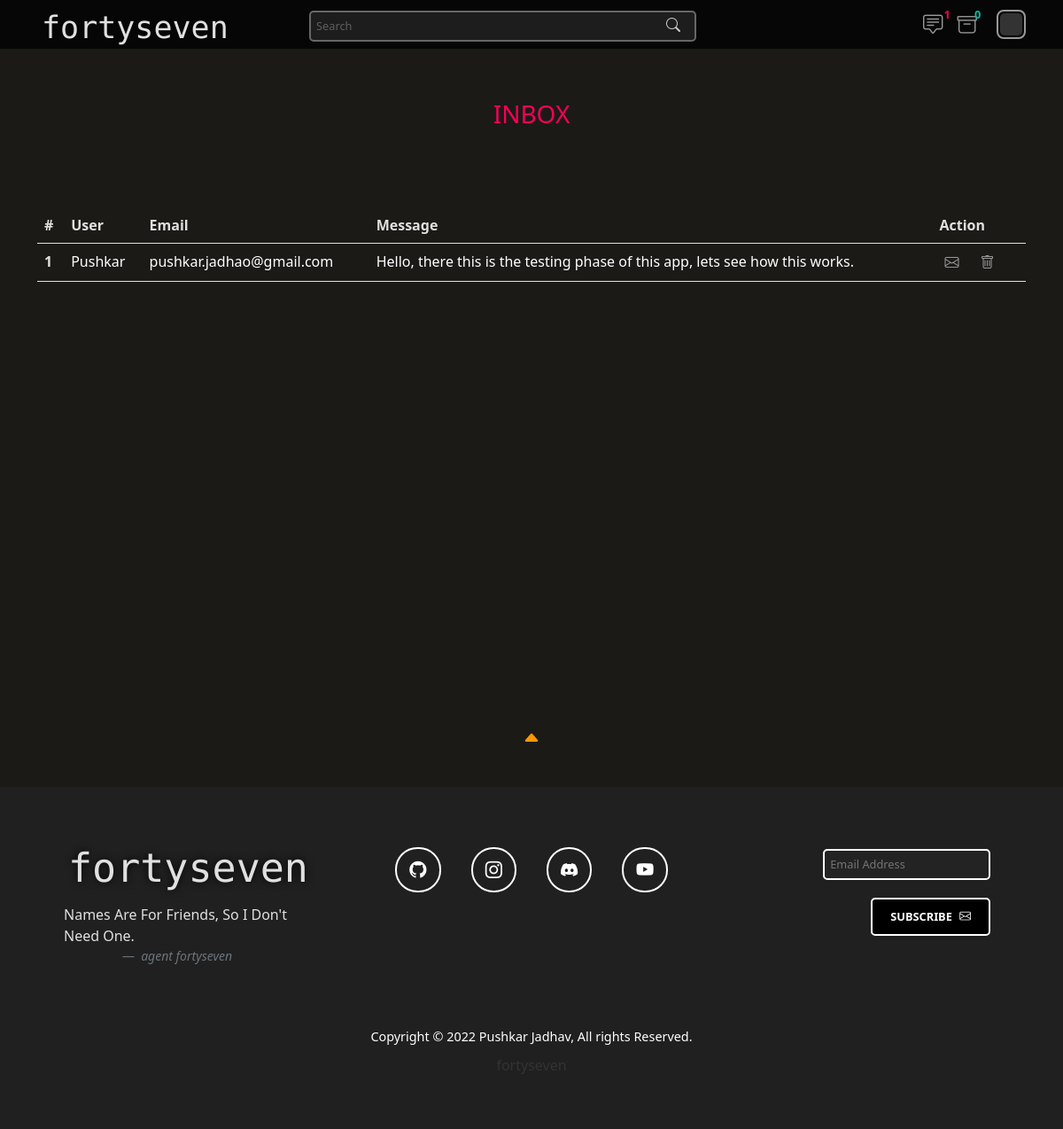
Screenshot of /adminView/adminMessages/ (signed in) with the database file from the repository.
### blogs/models.py (models this page shows, shortened)
class Profile(models.Model):
    user = models.OneToOneField(User, null=True, on_delete=models.CASCADE)
    bio = models.TextField()
    profilePicture = models.ImageField(null=True, blank=True,  upload_to='img/blog-assests/profile-pictures/')
    website_url = models.CharField(max_length=255, null=True, blank=True)
    github_url = models.CharField(max_length=255, null=True, blank=True)
    facebook_url = models.CharField(max_length=255, null=True, blank=True)
    instagram_url = models.CharField(max_length=255, null=True, blank=True)
    twitter_url = models.CharField(max_length=255, null=True, blank=True)

class Contact(models.Model):
    name = models.CharField(max_length=30)
    email = models.EmailField()
    desc = models.TextField()
    is_viewed = models.BooleanField(default=False)

### blogs/views_admin.py (the view)
def admin_messages(request):
    context = {}
    if request.user.is_superuser:
        context['pendingReviewCount'] = Blog.objects.filter(is_approved = False).count()
        context['pendingMessageCount'] = Contact.objects.filter(is_viewed = False).count()
        allMessages = Contact.objects.all()
        context['allMessages'] = allMessages
        page = request.GET.get('page', 1)
        paginator = Paginator(allMessages, 15)
        try:
            pendingMessageList = paginator.page(page)
        except PageNotAnInteger:
            pendingMessageList = paginator.page(1)
        except EmptyPage:
            pendingMessageList = paginator.page(paginator.num_pages)
        context['messageList'] = pendingMessageList
        return render(request, 'admin-messages.html', context)
    else:
        return redirect('/')

### template/admin-messages.html (shortened to what this page needs)
{% extends 'base.html' %}
{% load static %}
{% block start %}
<div class="container">
  <div class="row userList adminRowHead">
    <h3>INBOX</h3>
    <div class="col-lg-12 userCol" id="usersTable">
      <table class="table table-hover userAccountTable">
        <thead>
          <tr>
            <th scope="col">#</th>
            <th scope="col">User</th>
            <th scope="col">Email</th>
            <th scope="col">Message</th>
            <th scope="col">Action</th>
          </tr>
        </thead>
        <tbody>
          {% for message in messageList reversed %}
          <tr class="table-row">
            <th scope="row">{{forloop.revcounter}}</th>
            <td>{{message.name}}</td>
            <td>{{message.email}}</td>
            <td>{{message.desc}}</td>
            {% if message.is_viewed %}
            <td><label><button id="markMsg-{{message.pk}}" onclick="markMsg(this.id)"><i class="bi bi-envelope-open"></i></button></label>
            <label><button id="deleteMsg-{{message.pk}}" onclick="deleteMsg(this.id)"><i class="bi bi-trash"></button></label></td>
            {% else %}
            <td><label><button id="markMsg-{{message.pk}}" onclick="markMsg(this.id)"><i class="bi bi-envelope"></i></button></label></label>
                <label><button id="deleteMsg-{{message.pk}}" onclick="deleteMsg(this.id)"><i class="bi bi-trash"></button></label></td>
            {% endif %}
          </tr>
          {% endfor %}
        </tbody>
      </table>
    </div>
  </div>
</div>
{% endblock %}

### template/base.html (shortened to what this page needs)
<!doctype html>
<html lang="en">
<head>
  {% load static %}
  <link rel="stylesheet" type="text/css" href="{% static 'styles/blog-styles.css' %}">
  <link href="https://cdn.jsdelivr.net/npm/bootstrap@5.0.2/dist/css/bootstrap.min.css" rel="stylesheet"
>
  <link rel="stylesheet" href="https://cdn.jsdelivr.net/npm/bootstrap-icons@1.8.1/font/bootstrap-icons.css">
  <link rel="stylesheet" href="https://cdn.jsdelivr.net/gh/devicons/devicon@v2.14.0/devicon.min.css">
</head>
<body>
  <div id="navbar">
    <div class="container">
      <div class="row">
        <div class="col-lg-2 col-md-2 brand">
          <div class="heading-text">
            <a href="/">
              <h1>fortyseven</h1>
            </a>
          </div>
        </div>
        <div class="col-lg-6 col-md-6 col-12 searchBar">
          <form action="{% url 'blogs:search-page' %}" id="search-bar" method="GET">
            <input id="serchField" name="search" type="text" placeholder="Search">
            <button type="submit"><i class="bi bi-search"></i></button>
          </form>
        </div>
        <div class="col-lg-4 col-sm-4 nav-contents">
          {% if request.user.is_staff and request.user.is_superuser %}
          <a href="{% url 'blogs:admin-messages' %}"><i class="bi bi-chat-square-text"></i></a>
          {% if pendingMessageCount > 0 %}
          <span class="pending">{{pendingMessageCount}}</span>
          {% else %}
          <span class="noPending">{{pendingMessageCount}}</span>
          {% endif %}
          <a href="{% url 'blogs:review-blog' %}"><i class="bi bi-archive"></i></a>
          {% if pendingReviewCount > 0 %}
          <span class="pending">{{pendingReviewCount}}</span>
          {% else %}
          <span class="noPending">{{pendingReviewCount}}</span>
          {% endif %}
          {% endif %}
          {% if request.user.is_authenticated %}
          <div class="dropdown">
            <button class="btn btn-secondary" type="button" id="dropdownMenuButton2" data-bs-toggle="dropdown"
              aria-expanded="false">
              {% if request.user.profile.profilePicture %}
              <div class="profileImg" style="background-image: url('{{request.user.profile.profilePicture.url}}');">
                {% else %}
                <div class="profileImg">
                  {% endif %}
                </div>
            </button>
          </div>
          {% else %}
          <!-- <a class="btnLoginLogout" href="{% url 'blogs:login' %}">LOGIN/REGISTER <i
              class="bi bi-box-arrow-in-right"></i></a> -->
          <a href="{% url 'blogs:login' %}" class="logInIcon"><i class="bi bi-box-arrow-in-right"></i></a>
          {% endif %}
        </div>
      </div>
    </div>
  </div>
  {% block start %}
  {% endblock %}
  <div class="container">
    <div class="row">
      <div class="bouncer">
        <a class="btn-bounce bounce" href="#navigate-top"><i class="bi bi-caret-up-fill"></i></a>
      </div>
    </div>
  </div>
  <footer class="">
    <div class="container-fluid footer-container">
      <div class="row icons-row">
        <div class="col-lg-4">
          <div class="footer-heading-text">
            <a href="/">
              <h1>fortyseven</h1>
            </a>
            <figure>
              <blockquote class="blockquote">
                <p>Names Are For Friends, So I Don't Need One.</p>
              </blockquote>
              <figcaption class="blockquote-footer text-center">
                <cite title="Source Title">agent fortyseven</cite>
              </figcaption>
            </figure>
          </div>
        </div>
        <section class="col-lg-4 mb-12 icon-sec">
          <a class="btn-footer" href="#!" role="button"><i class="bi bi-github"></i></a>
          <a class="btn-footer" href="#!" role="button"><i class="bi bi-instagram"></i></a>
          <a class="btn-footer" href="#!" role="button"><i class="bi bi-discord"></i></a>
          <a class="btn-footer" href="#!" role="button"><i class="bi bi-youtube"></i></a>
        </section>
        <div class="col-lg-4 mb-12">
          <div class="subscribe btn-submit" id="subscribeBtn">
            <input type="text" name="emailAddress" id="emailAddress" placeholder="Email Address">
            <button onclick="subscribe()">SUBSCRIBE <i class="bi bi-envelope"></i></button>
          </div>
        </div>
      </div>
      <div class="row copyright">
        <p>Copyright ©
          <script>document.write(new Date().getFullYear());</script> Pushkar Jadhav, All rights Reserved.
        </p>
      </div>
      <div class="row">
        <div class="footer-text">
          <a href="{% url 'portfolio:portfolio' %}">fortyseven</a><br>
        </div>
      </div>
    </div>
  </footer>
</body>
</html>

### static/styles/blog-styles.css (style rules this page uses)
body, html { background-color: #1B1A17 !important; font-family: 'Roboto', sans-serif; }
html { scroll-behavior: smooth !important; }
#navbar { background-color: rgba(6, 6, 6, 0.950); position: fixed; z-index: 1000; width: 100%; height: 55px; transition: top 0.3s ease; }
.searchBar { text-align: right; opacity: 0.8; }
.searchBar button { background: none; border: none; margin-left: -3em; color: white; padding: 4px 10px 5px 10px; transition: all 0.3s ease-in-out; }
.searchBar input { margin-top: 12px; }
.nav-contents { position: relative; text-align: end; padding: 3px; }
.nav-contents .dropdown { display: flex; float: right; margin-left: 10px; margin-top: 8px; }
.nav-contents a { text-decoration: none; color: #999999; font-size: 1.4em; transition: all 0.2s ease-in-out; font-weight: 500; padding-top: 8px; margin-right: 12px; display: inline-flex; }
.nav-contents span { position: absolute; padding: 0px 3px 0px 3px; margin-left: -18px; top: 10%; font-size: 0.8em; font-weight: 800; }
.nav-contents .pending { color: #F50057; }
.nav-contents .noPending { color: #00BFA6; }
.nav-contents .dropdown button { background: none; border: 2px solid #999999; border-radius: 8px; padding: 2px; }
.nav-contents .profileImg { border-radius: 5px; height: 25px; width: 25px; background-color: #333; background-size: 100%; background-position: center center; background-repeat: no-repeat; }
.heading-text { text-align: left; padding: 5px; margin-top: 5px; }
.heading-text a { text-decoration: none; }
.heading-text h1 { color: #e0e0e0; font-family: 'Libre Barcode 39 Text'; font-size: 35px; }
.btn-submit { padding: 10px; }
.btn-submit button { background-color: #000; text-decoration: none; font-size: 0.8em; border: 2px solid white; border-radius: 5px; color: white; font-weight: 600; padding: 10px 20px 10px; transition: all 0.3s ease-in-out; }
.btn-submit i { margin-left: 5px; }
.bouncer { text-align: center; z-index: 3; }
.btn-bounce { color: #FF9704; font-size: 20px; margin: 40px; display: inline-block; transition: all ease-in 0.3s; -webkit-transition: all ease-in 0.3s; -moz-transition: all ease-in 0.3s; }
.bounce { -webkit-border-radius: 50%; -moz-border-radius: 50%; -ms-border-radius: 50%; border-radius: 50%; animation: bounce 2s infinite; -webkit-animation: bounce 2s infinite; -moz-animation: bounce 2s infinite; -o-animation: bounce 2s infinite; }
.userCol { min-height: 78vh; }
.adminRowHead h3 { text-align: center; position: relative; margin-top: 4em; color: #F50057; }
.userAccountTable { margin-top: 5em; }
.userAccountTable th { color: #e0e0e0 !important; }
.table-row button { background: none; border: none; color: #999999; transition: all 0.3s ease-in-out; }
.table-row label { margin-right: 8px; transition: all 0.3s ease-in-out; }
input { width: 80%; font-size: 0.8em !important; padding: 6px; border: 2px solid grey; border-radius: 5px; background-color: #232323; margin-top: 20px; color: #e0e0e0; }
.my-blogs-container th, td { z-index: 9; color: white; }
footer { background-color: rgb(32, 32, 32); }
.btn-footer { margin: 15px !important; }
.icon-sec { margin-top: 60px !important; margin-bottom: 60px; text-align: center; padding: 20px; }
.icon-sec a { font-size: 1.2em; color: white; border: 2px solid white; border-radius: 25px; padding: 10px 14px; transition: all 0.3s ease-in-out; }
.copyright { text-align: center; color: white; }
.copyright p { padding: 10px; font-size: 0.9em; margin: 0px !important; }
.footer-text { margin-bottom: 60px; text-align: center; }
.footer-text a { color: #333; text-decoration: none; font-size: 16px; transition: all ease 0.5s; -webkit-transition: all ease 0.5s; -moz-transition: all ease 0.5s; }
.subscribe { margin: 60px; text-align: right; }
.subscribe button { margin-top: 20px; }
.subscribe input { max-width: 400px; border-color: white; }
.footer-heading-text { margin: 60px; display: block; }
.footer-heading-text figure { display: block; }
.footer-heading-text p { color: #e0e0e0; font-size: 0.8em; }
.footer-heading-text a { text-decoration: none; display: block; max-width: fit-content; }
.footer-heading-text h1 { color: #e0e0e0; font-family: 'Libre Barcode 39 Text'; font-size: 45px; padding: 5px; text-shadow: 0px 0px 10px #000; max-width: fit-content; }

### rows the page displays
Contact: name "Pushkar", email "pushkar.jadhao@gmail.com", desc "Hello, there this is the testing phase of this app, lets see how this works."

### other values shown
{{ pendingMessageCount }} "1"
{{ pendingReviewCount }} "0"
